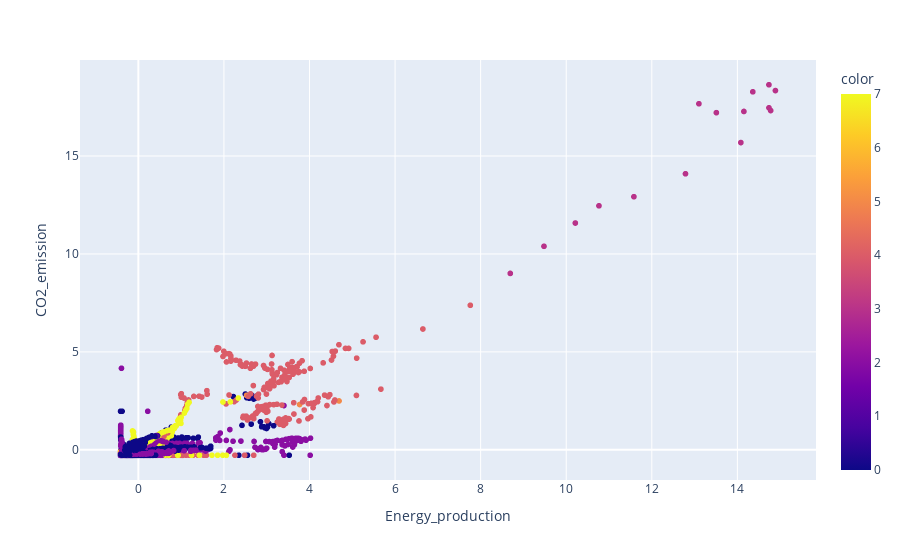

Notebook source saved alongside this figure:
### Code cell
# Los representamos a través de dos variables representativas de este estudio:
px.scatter(data_frame=df_procesed,x="Energy_production",y="CO2_emission",color=prediction)

### Figure 1 — Plotly figure (JSON) as saved in the notebook; plotly's stock layout.template omitted (floating-point values rounded to 4 significant figures; data arrays with more than 128 entries replaced by an {"elided": "..."} marker saying what was removed)
{"data": [{"hovertemplate": "Energy_production=%{x}<br>CO2_emission=%{y}<br>color=%{marker.color}<extra></extra>", "legendgroup": "", "marker": {"color": {"elided": "6484 int values"}, "coloraxis": "coloraxis", "symbol": "circle"}, "mode": "markers", "name": "", "showlegend": false, "type": "scattergl", "x": {"elided": "6484 float values"}, "xaxis": "x", "y": {"elided": "6484 float values"}, "yaxis": "y"}], "layout": {"coloraxis": {"colorbar": {"title": {"text": "color"}}, "colorscale": [[0, "#0d0887"], [0.1111, "#46039f"], [0.2222, "#7201a8"], [0.3333, "#9c179e"], [0.4444, "#bd3786"], [0.5556, "#d8576b"], [0.6667, "#ed7953"], [0.7778, "#fb9f3a"], [0.8889, "#fdca26"], [1, "#f0f921"]]}, "legend": {"tracegroupgap": 0}, "margin": {"t": 60}, "xaxis": {"anchor": "y", "domain": [0, 1], "title": {"text": "Energy_production"}}, "yaxis": {"anchor": "x", "domain": [0, 1], "title": {"text": "CO2_emission"}}}}
